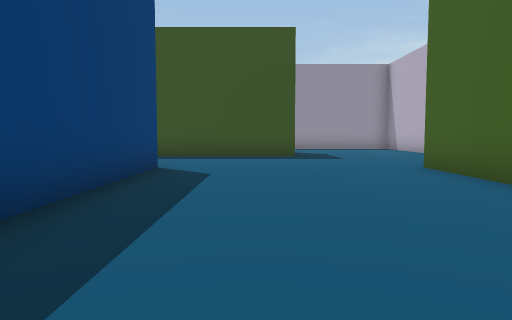
View 1 (above)

24 first-person views from a walk through a scene from a Unity 3-D project. The camera is 1.3 m above the floor, tilts 4° down and sees 70° across. The floor is counted in squares, 2 m on a side. Each view is taken from the middle of a square. On the plan, view 1 faces up. The plan holds only what a view shows up to about 11 squares ahead; the rest is blank. The place goes on beyond the plan. The player is left out.

View 2
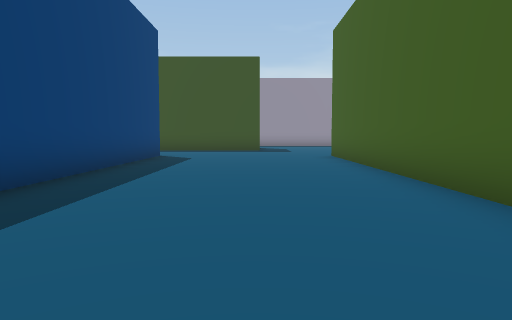

View 3
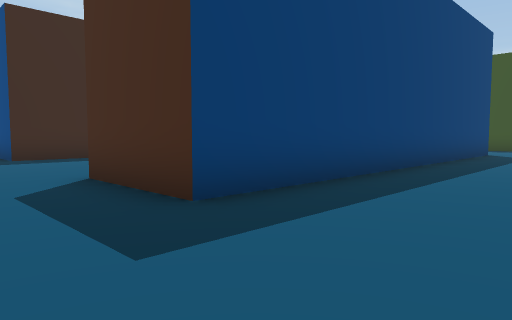

View 4
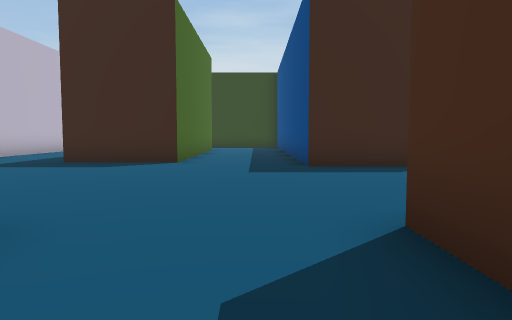

View 5
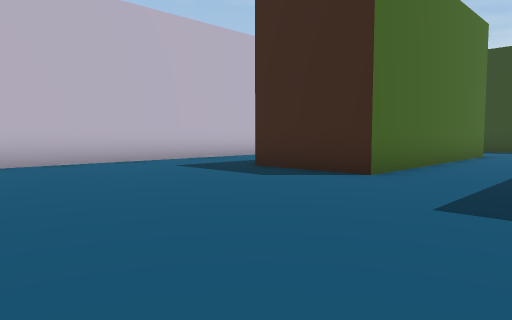

View 6
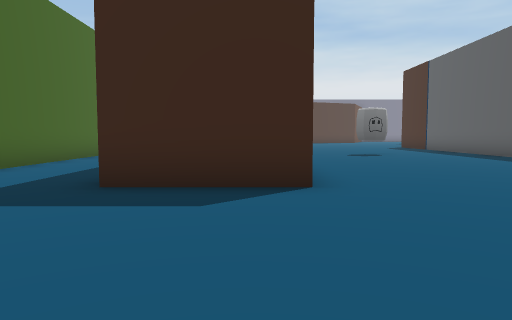

View 7
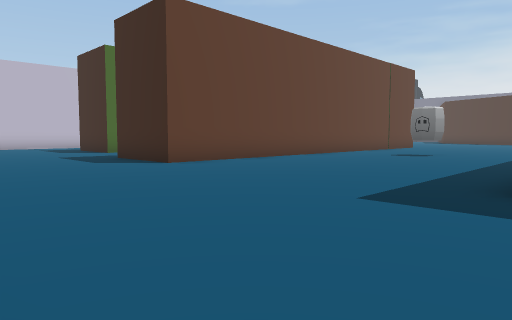

View 8
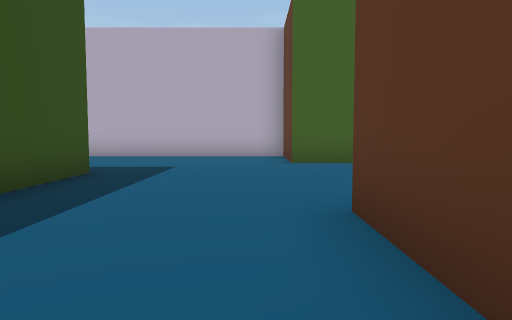

View 9
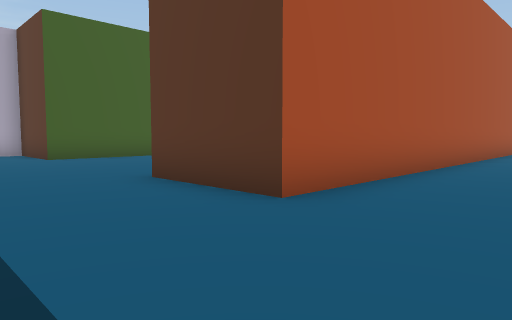

View 10
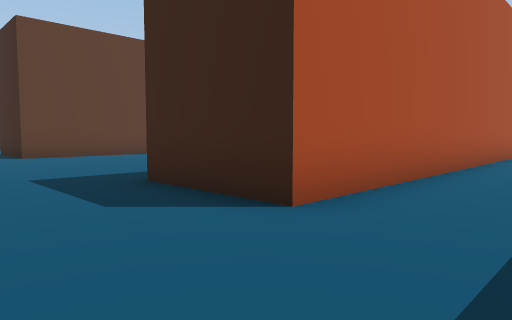

View 11
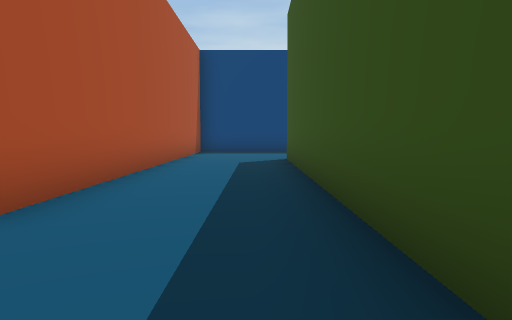

View 12
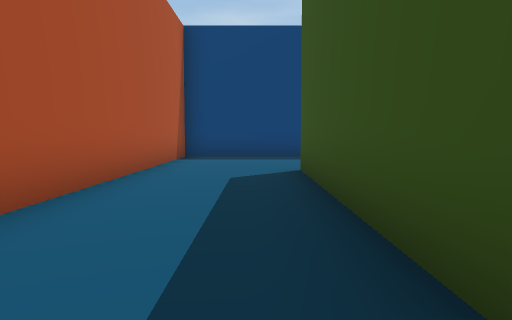

View 13
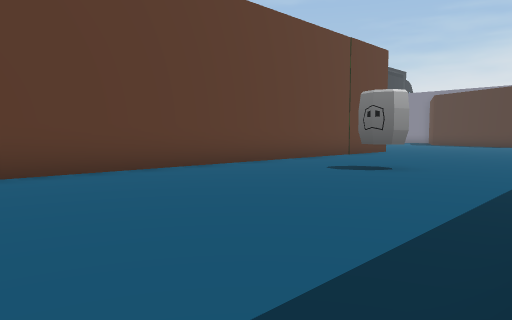

View 14
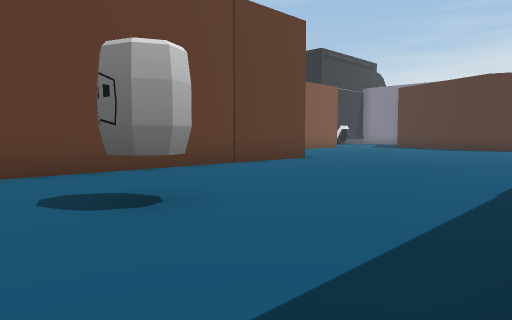

View 15
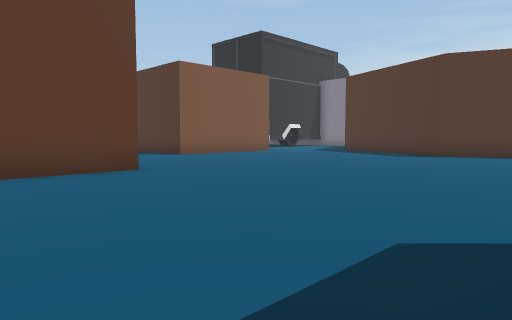

View 16
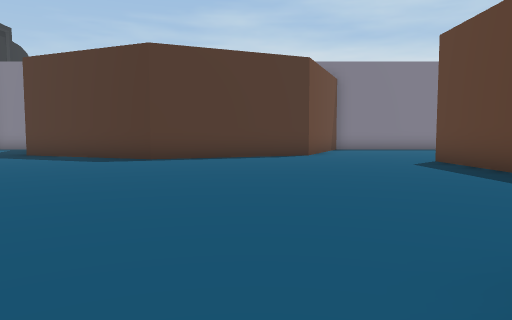

View 17
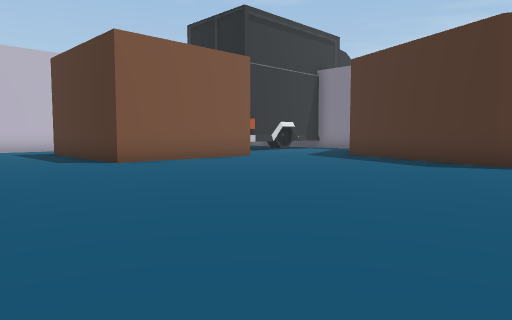

View 18
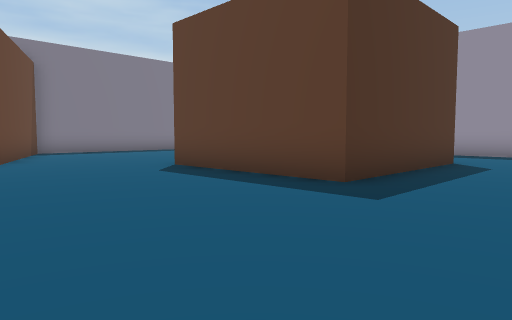

View 19
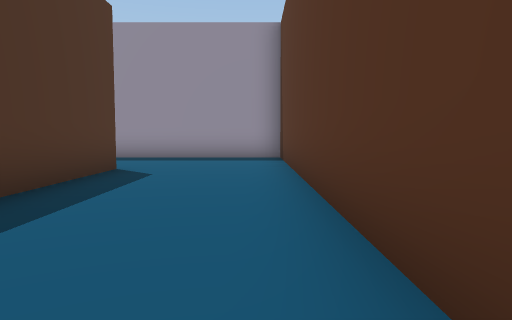

View 20
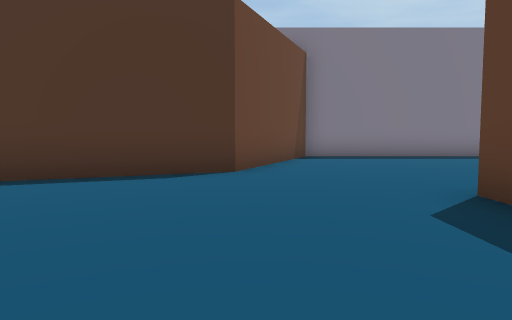

View 21
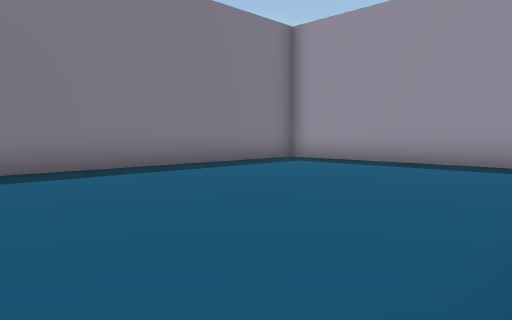

View 22
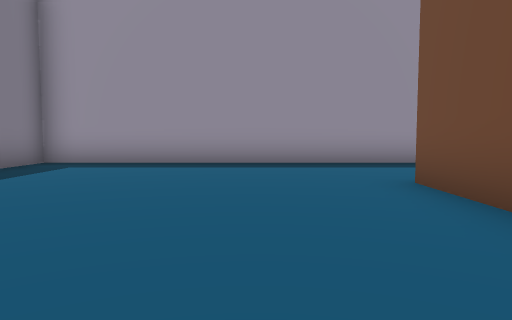

View 23
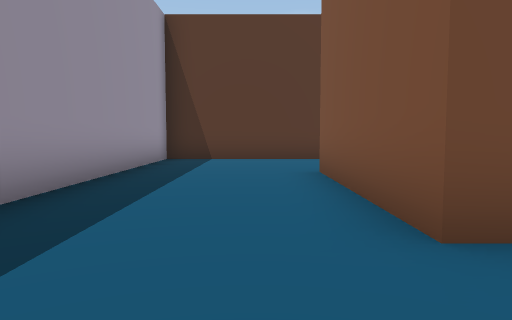

View 24
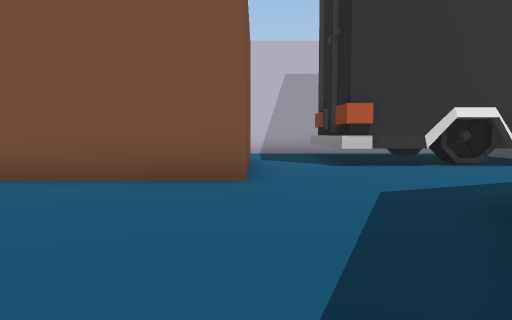

### Floor plan
Points are (right, up) in squares from view 1. A wall is a line through its corners. A room is listed if a view was taken in it or the views show most of it. See-through windows are left out.
Room 1 (views 1, 2, 3, 4, 5, 6, 7, 8, 9, 10, 11, 12, 13, 14, 15, 16, 17, 18, 19, 20, 21, 22, 23, 24)
walls: (-15.4, 5.3) (-16.1, 5.3); (-23.3, -1.3) (-9.5, -1.3) (-9.5, -3.9) (-12.9, -3.9); (-17.1, -6.8) (-10.4, -6.8) (-10.4, -9.5); (-23.3, 6.9) (-23.3, 16.4) (-37.9, 16.4) (-37.9, 7.5) (-33.4, 5.6) (-31.5, 1.3) (-33.1, -2.5); (-20.7, 11.4) (-20.7, 7.9) (-9.5, 7.9) (-9.5, 5.2); (-8.1, 10.8) (-16.6, 10.8); (-4.6, -3.2) (-4.6, 7.2) (-1.9, 7.2) (-1.9, -3.9) (-4.6, -3.9); (-13, -12.4) (-6.4, -12.4); (-30.9, 11) (-30.9, 12.9) (-26.6, 12.9) (-26.6, 8.4) (-30.9, 8.4); (1.2, 10.8) (-3, 10.8); (3.3, -0.8) (3.3, 7.2) (5.9, 7.2) (5.9, 13); (-30.9, -9) (-30.9, -5.1) (-26.6, -5.1) (-26.6, -9); (-32.7, -7.5) (-32.7, -10.4); (-34.6, -7.5) (-33.4, -7.6); (-35, -7.4) (-34.5, -7.6); (-35.9, -7.4) (-35.9, -7.8); (-36.2, -7.3) (-36.2, -7.8) (-34.9, -7.8); (-36.3, -7.5) (-32.9, -7.5) (-32.9, -11)
objects: other object (-17, 2)

Where each view was taken, in squares from view 1:
view 1: 0 up, 0 right, facing up
view 2: 4 down, 1 right, facing up
view 3: 6 down, 1 right, facing up-left
view 4: 5 down, 2 left, facing left
view 5: 4 down, 5 left, facing down-left
view 6: 2 down, 5 left, facing left
view 7: 6 up, 5 left, facing down-left
view 8: 8 up, 5 left, facing right
view 9: 10 up, 7 left, facing down-right
view 10: 10 up, 7 left, facing down-left
view 11: 10 up, 7 left, facing left
view 12: 10 up, 10 left, facing left
view 13: 5 up, 10 left, facing down-left
view 14: 5 up, 15 left, facing down-left
view 15: 5 up, 20 left, facing down-left
view 16: 4 up, 22 left, facing left
view 17: 3 up, 23 left, facing down-left
view 18: 4 up, 24 left, facing up-left
view 19: 6 up, 24 left, facing up
view 20: 6 up, 27 left, facing left
view 21: 8 up, 31 left, facing up-left
view 22: 8 up, 33 left, facing up
view 23: 14 up, 33 left, facing right
view 24: 0 up, 31 left, facing down
